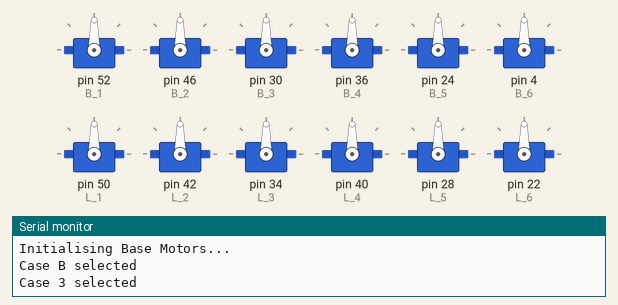
A sketch run on a simulated Arduino Mega 2560, built with avr-gcc and run on an emulated ATmega2560. On the bench: 12 × servo, the last lines printed to the serial monitor.

Above: at 0.23 s.
At 4.26 s:
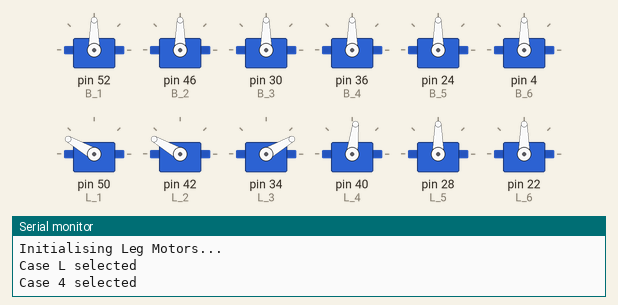
At 7.8 s:
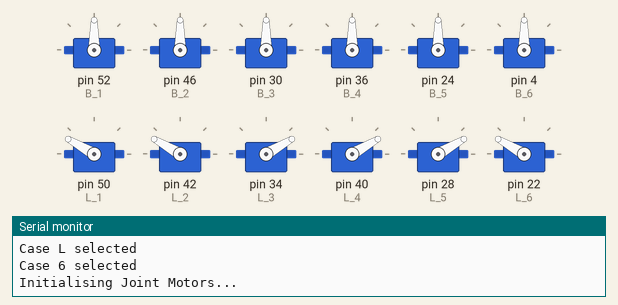
At 14.74 s:
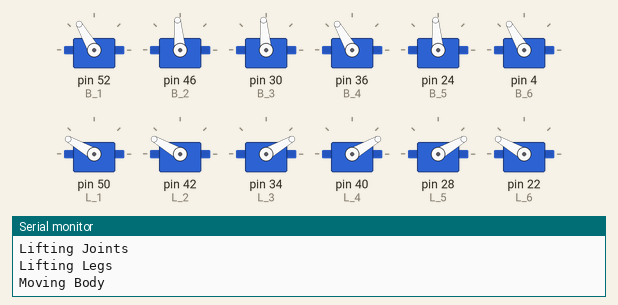
At 21.9 s:
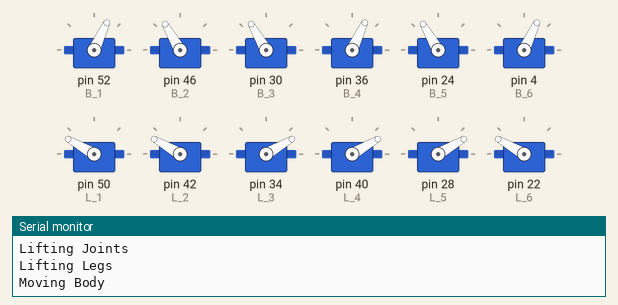
At 38.82 s:
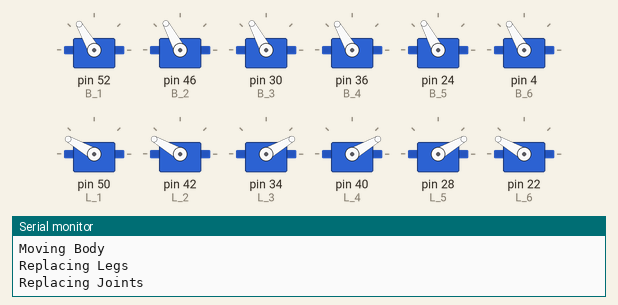
Timing chart, 0 to 40.0 s (numbered marks = the images above):
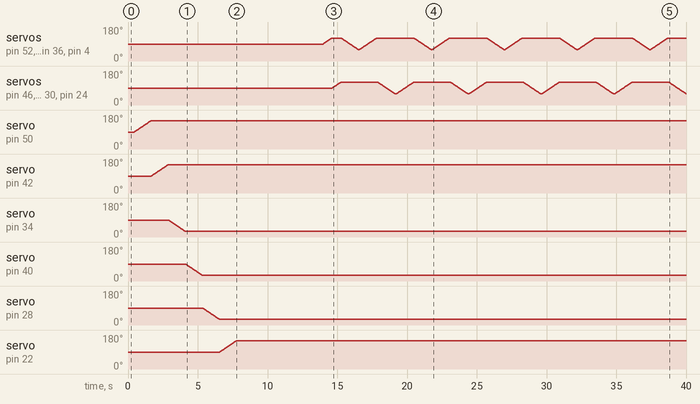

The sketch:

Spider_Gait_1.ino
```cpp
//#define BS1 52
//#define BS2 46
//#define BS3 30
//#define BS4 36
//#define BS5 24
//#define BS6 4     //Analog PWM
//#define JT1 48
//#define JT2 44      //Pin Contacts DIGITAL 15 + ANALOG 3
//#define JT3 32
//#define JT4 38
//#define JT5 26
//#define JT6 2     //Analog PWM
//#define LG1 50
//#define LG2 42
//#define LG3 34
//#define LG4 40
//#define LG5 28
//#define LG6 22    //Analog PWM
//#define initiateB 90    //Initial Angle For First Body Setup
//#define initiateJ 120    //Initial Angle For First Joint Setup
//#define initiateL 120    //Initial Angle For First Leg Setup

#include<Servo.h>

  Servo B_1, B_2, B_3, B_4, B_5, B_6;
  Servo J_1, J_2, J_3, J_4, J_5, J_6;
  Servo L_1, L_2, L_3, L_4, L_5, L_6;     //Declaration Of Servo Motor Objects


  int initiateB=90,initiateJ=130,initiateL=150;   //Stable Angle Values
  int ini_pos[3][6]={90,90,90,90,90,90,90,90,90,90,90,90,90,90,90,90,90,90};        //Declaration Of Initial(Current) Position Array

  int i=0,j=0,pos=0,dly=20;   //Declaration of Delay Value


void movemotor(char ident1,int ident2,int fin_ang)    //Moves Motor, Identified and by the Given Angle
{
  switch(ident1)
  {
    case 'B':
    {    Serial.println("Case B selected ");
      switch(ident2)
      {
        case 1: {Serial.println("Case 1 selected ");
                    if(ini_pos[0][0]==fin_ang) break;
                    else if(ini_pos[0][0]<fin_ang)
                    for(pos=ini_pos[0][0];pos<=fin_ang;pos++)
                    {
                      B_1.write(pos);
                      delay(dly);
                    }
                    else if(ini_pos[0][0]>fin_ang)
                    for(pos=ini_pos[0][0];pos>=fin_ang;pos--)
                    {
                      B_1.write(pos);delay(dly);
                    }
                    ini_pos[0][0]=fin_ang;break;
                  }
        case 2: { Serial.println("Case 2 selected ");
                    if(ini_pos[0][1]==fin_ang) break;
                    else if(ini_pos[0][1]<fin_ang)
                    for(pos=ini_pos[0][1];pos<=fin_ang;pos++)
                    {
                      B_2.write(pos);delay(dly);
                    }
                    else if(ini_pos[0][1]>fin_ang)
                    for(pos=ini_pos[0][1];pos>=fin_ang;pos--)
                    {
                      B_2.write(pos);delay(dly);
                    }
                    ini_pos[0][1]=fin_ang;break;
                  }
        case 3: { Serial.println("Case 3 selected ");
                    if(ini_pos[0][2]==fin_ang) break;
                    else if(ini_pos[0][2]<fin_ang)
                    for(pos=ini_pos[0][2];pos<=fin_ang;pos++)
                    {
                      B_3.write(190-pos);delay(dly);
                    }
                    else if(ini_pos[0][2]>fin_ang)
                    for(pos=ini_pos[0][2];pos>=fin_ang;pos--)
                    {
                      B_3.write(190-pos);delay(dly);
                    }
                    ini_pos[0][2]=fin_ang;break;
                  }
        case 4: { Serial.println("Case 4 selected ");
                    if(ini_pos[0][3]==fin_ang) break;
                    else if(ini_pos[0][3]<fin_ang)
                    for(pos=ini_pos[0][3];pos<=fin_ang;pos++)
                    {
                      B_4.write(180-pos);delay(dly);
                    }
                    else if(ini_pos[0][3]>fin_ang)
                    for(pos=ini_pos[0][3];pos>=fin_ang;pos--)
                    {
                      B_4.write(180-pos);delay(dly);
                    }
                    ini_pos[0][3]=fin_ang;break;
                  }
        case 5:{  Serial.println("Case 5 selected ");
                    if(ini_pos[0][4]==fin_ang) break;
                    else if(ini_pos[0][4]<fin_ang)
                    for(pos=ini_pos[0][4];pos<=fin_ang;pos++)
                    {
                      B_5.write(180-pos);delay(dly);
                    }
                    else if(ini_pos[0][4]>fin_ang)
                    for(pos=ini_pos[0][4];pos>=fin_ang;pos--)
                    {
                      B_5.write(180-pos);delay(dly);
                    }
                    ini_pos[0][4]=fin_ang;break;
                  }
        case 6: { Serial.println("Case 6 selected ");
                    if(ini_pos[0][5]==fin_ang) break;
                    else if(ini_pos[0][5]<fin_ang)
                    for(pos=ini_pos[0][5];pos<=fin_ang;pos++)
                    {
                      B_6.write(pos-18);delay(dly);
                    }
                    else if(ini_pos[0][5]>fin_ang)
                    for(pos=ini_pos[0][5];pos>=fin_ang;pos--)
                    {
                      B_6.write(pos-18);delay(dly);
                    }
                    ini_pos[0][5]=fin_ang;break;
                  }
      }break;
    }

    case 'J':
    {    Serial.println("Case J selected ");
      switch(ident2)
      {
        case 1: { Serial.println("Case 1 selected ");
                    if(ini_pos[1][0]==fin_ang) break;
                    else if(ini_pos[1][0]<fin_ang)
                    for(pos=ini_pos[1][0];pos<=fin_ang;pos++)
                    {
                      J_1.write(pos);delay(dly);
                    }
                    else if(ini_pos[1][0]>fin_ang)
                    for(pos=ini_pos[1][0];pos>=fin_ang;pos--)
                    {
                      J_1.write(pos);delay(dly);
                    }
                    ini_pos[1][0]=fin_ang;break;
                  }
        case 2: { Serial.println("Case 2 selected ");
                    if(ini_pos[1][1]==fin_ang) break;
                    else if(ini_pos[1][1]<fin_ang)
                    for(pos=ini_pos[1][1];pos<=fin_ang;pos++)
                    {
                      J_2.write(pos);delay(dly);
                    }
                    else if(ini_pos[1][1]>fin_ang)
                    for(pos=ini_pos[1][1];pos>=fin_ang;pos--)
                    {
                      J_2.write(pos);delay(dly);
                    }
                    ini_pos[1][1]=fin_ang;break;
                  }
        case 3: { Serial.println("Case 3 selected ");
                    if(ini_pos[1][2]==fin_ang) break;
                    else if(ini_pos[1][2]<fin_ang)
                    for(pos=ini_pos[1][2];pos<=fin_ang;pos++)
                    {
                      J_3.write(170-pos);delay(dly);
                    }
                    else if(ini_pos[1][2]>fin_ang)
                    for(pos=ini_pos[1][2];pos>=fin_ang;pos--)
                    {
                      J_3.write(170-pos);delay(dly);
                    }
                    ini_pos[1][2]=fin_ang;break;
                  }
        case 4: { Serial.println("Case 4 selected ");
                    if(ini_pos[1][3]==fin_ang) break;
                    else if(ini_pos[1][3]<fin_ang)
                    for(pos=ini_pos[1][3];pos<=fin_ang;pos++)
                    {
                      J_4.write(170-pos);delay(dly);
                    }
                    else if(ini_pos[1][3]>fin_ang)
                    for(pos=ini_pos[1][3];pos>=fin_ang;pos--)
                    {
                      J_4.write(170-pos);delay(dly);
                    }
                    ini_pos[1][3]=fin_ang;break;
                  }
        case 5:{ Serial.println("Case 5 selected ");
                    if(ini_pos[1][4]==fin_ang) break;
                    else if(ini_pos[1][4]<fin_ang)
                    for(pos=ini_pos[1][4];pos<=fin_ang;pos++)
                    {
                      J_5.write(160 -pos);delay(dly);
                    }
                    else if(ini_pos[1][4]>fin_ang)
                    for(pos=ini_pos[1][4];pos>=fin_ang;pos--)
                    {
                      J_5.write(160-pos);delay(dly);
                    }
                    ini_pos[1][4]=fin_ang;break;
                  }
        case 6: { Serial.println("Case 6 selected ");
                    if(ini_pos[1][5]==fin_ang) break;
                    else if(ini_pos[1][5]<fin_ang)
                    for(pos=ini_pos[1][5];pos<=fin_ang;pos++)
                    {
                      J_6.write(pos-20);delay(dly);
                    }
                    else if(ini_pos[1][5]>fin_ang)
                    for(pos=ini_pos[1][5];pos>=fin_ang;pos--)
                    {
                      J_6.write(pos-20);delay(dly);
                    }
                    ini_pos[1][5]=fin_ang;break;
                  }
      }break;
    }
        case 'L':
    {  Serial.println("Case L selected ");
      switch(ident2)
      {
        case 1: { Serial.println("Case 1 selected ");
                    if(ini_pos[2][0]==fin_ang) break;
                    else if(ini_pos[2][0]<fin_ang)
                    for(pos=ini_pos[2][0];pos<=fin_ang;pos++)
                    {
                      L_1.write(pos);delay(dly);
                    }
                    else if(ini_pos[2][0]>fin_ang)
                    for(pos=ini_pos[2][0];pos>=fin_ang;pos--)
                    {
                      L_1.write(pos);delay(dly);
                    }
                    ini_pos[2][0]=fin_ang;break;
                  }
        case 2: { Serial.println("Case 2 selected ");
                    if(ini_pos[2][1]==fin_ang) break;
                    else if(ini_pos[2][1]<fin_ang)
                    for(pos=ini_pos[2][1];pos<=fin_ang;pos++)
                    {
                      L_2.write(pos);delay(dly);
                    }
                    else if(ini_pos[2][1]>fin_ang)
                    for(pos=ini_pos[2][1];pos>=fin_ang;pos--)
                    {
                      L_2.write(pos);delay(dly);
                    }
                    ini_pos[2][1]=fin_ang;break;
                  }
        case 3: { Serial.println("Case 3 selected ");
                    if(ini_pos[2][2]==fin_ang) break;
                    else if(ini_pos[2][2]<fin_ang)
                    for(pos=ini_pos[2][2];pos<=fin_ang;pos++)
                    {
                      L_3.write(180-pos);delay(dly);
                    }
                    else if(ini_pos[2][2]>fin_ang)
                    for(pos=ini_pos[2][2];pos>=fin_ang;pos--)
                    {
                      L_3.write(180-pos);delay(dly);
                    }
                    ini_pos[2][2]=fin_ang;break;
                  }
        case 4: { Serial.println("Case 4 selected ");
                    if(ini_pos[2][3]==fin_ang) break;
                    else if(ini_pos[2][3]<fin_ang)
                    for(pos=ini_pos[2][3];pos<=fin_ang;pos++)
                    {
                      L_4.write(180-pos);delay(dly);
                    }
                    else if(ini_pos[2][3]>fin_ang)
                    for(pos=ini_pos[2][3];pos>=fin_ang;pos--)
                    {
                      L_4.write(180-pos);delay(dly);
                    }
                    ini_pos[2][3]=fin_ang;break;
                  }
        case (5):{ Serial.println("Case 5 selected ");
                    if(ini_pos[2][4]==fin_ang) break;
                    else if(ini_pos[2][4]<fin_ang)
                    for(pos=ini_pos[2][4];pos<=fin_ang;pos++)
                    {
                      L_5.write(180-pos);delay(dly);
                    }
                    else if(ini_pos[2][4]>fin_ang)
                    for(pos=ini_pos[2][4];pos>=fin_ang;pos--)
                    {
                      L_5.write(180-pos);delay(dly);
                    }
                    ini_pos[2][4]=fin_ang;break;
                  }
        case (6): { Serial.println("Case 6 selected ");
                    if(ini_pos[2][5]==fin_ang) break;
                    else if(ini_pos[2][5]<fin_ang)
                    for(pos=ini_pos[2][5];pos<=fin_ang;pos++)
                    {
                      L_6.write(pos);delay(dly);
                    }
                    else if(ini_pos[2][5]>fin_ang)
                    for(pos=ini_pos[2][5];pos>=fin_ang;pos--)
                    {
                      L_6.write(pos);delay(dly);
                    }
                    ini_pos[2][5]=fin_ang;break;
                  }
      }break;
    }
  }
}


  void moveleg(int leg, int dir,int angle)          //Moves a Selected Leg Forward or Backward, by a specified angle
  {
    if(dir==1)    //FORWARDS
    switch(leg)
    { Serial.println("Moving Leg Forwards");
      case 1:{Serial.println("Moving Leg");movemotor('J',1,150);movemotor('L',1,60);movemotor('B',1,angle);stablelj();break;}
      case 2:{Serial.println("Moving Leg");movemotor('J',2,150);movemotor('L',2,60);movemotor('B',2,angle);stablelj();break;}
      case 3:{Serial.println("Moving Leg");movemotor('J',3,150);movemotor('L',3,60);movemotor('B',3,angle);stablelj();break;}
      case 4:{Serial.println("Moving Leg");movemotor('J',4,150);movemotor('L',4,60);movemotor('B',4,angle);stablelj();break;}
      case 5:{Serial.println("Moving Leg");movemotor('J',5,150);movemotor('L',5,60);movemotor('B',5,angle);stablelj();break;}
      case 6:{Serial.println("Moving Leg");movemotor('J',6,150);movemotor('L',6,60);movemotor('B',6,angle);stablelj();break;}
    }
    else if(dir==0)     //BACKWARDS
    switch(leg)
    {Serial.println("Moving Leg Backwards");
      case 1:{Serial.println("Moving Leg");movemotor('J',1,150);movemotor('L',1,60);movemotor('B',1,180-angle);stablelj();break;}
      case 2:{Serial.println("Moving Leg");movemotor('J',2,150);movemotor('L',2,60);movemotor('B',2,180-angle);stablelj();break;}
      case 3:{Serial.println("Moving Leg");movemotor('J',3,150);movemotor('L',3,60);movemotor('B',3,180-angle);stablelj();break;}
      case 4:{Serial.println("Moving Leg");movemotor('J',4,150);movemotor('L',4,60);movemotor('B',4,180-angle);stablelj();break;}
      case 5:{Serial.println("Moving Leg");movemotor('J',5,150);movemotor('L',5,60);movemotor('B',5,180-angle);stablelj();break;}
      case 6:{Serial.println("Moving Leg");movemotor('J',6,150);movemotor('L',6,60);movemotor('B',6,180-angle);stablelj();break;}
    }
  }


void stablepos()        //Setting Motors to Initial Stable Angle
{
Serial.println("Initialising Motors...........");
      for(i=1; i<=6; i+= 1)
      {
        Serial.println("Initialising Base Motors...");
        movemotor('B',i,initiateB);    //Body

      }
      for(i=0;i<6;i++)
      ini_pos[0][i]=initiateB;

      stablelj();

 }

      void stablelj()
 {

      for(i=1; i<=6; i+= 1)
      {
        Serial.println("Initialising Leg Motors...");
        movemotor('L',i,initiateL);    //Leg

      }
      for(i=0;i<6;i++)

      ini_pos[2][i]=initiateL;


      for(i=1; i<=6; i+= 1)
      {
        Serial.println("Initialising Joint Motors...");
        movemotor('J',i,initiateJ);    //Joint

      }
      for(i=0;i<6;i++)
      ini_pos[1][i]=initiateJ;


 }

  void gait33(int no_of_steps)   //3+3 Gait Generation
  {
   /*Description: Three Legs move forward, three legs stay stationary. Holding and moving in a V formation. Moves forward by the specified no of steps. */
   stablepos();   //Stabilizing position before commencing gait
   int pos=0;
   while(no_of_steps)
   {
   {

//    moveleg(1,1,120);
//    moveleg(4,1,120);       //Commencement of Gait
//    moveleg(6,1,120);
      Serial.println("Lifting Joints");
      for(pos=ini_pos[1][0];pos<=130;pos++)
      {J_1.write(pos);J_4.write(pos);J_6.write(pos);delay(dly);}
      Serial.println("Lifting Legs");
      for(pos=ini_pos[2][0];pos<=90;pos++)
      {L_1.write(pos);L_4.write(pos);L_6.write(pos);delay(dly);}
      Serial.println("Moving Body");
      for(pos=ini_pos[0][0];pos<=120;pos++)
      {B_1.write(pos);B_4.write(pos);B_6.write(pos);ini_pos[0][0]=120;ini_pos[0][3]=120;ini_pos[0][5]=120;delay(dly);}
      Serial.println("Replacing Legs");
      for(pos=90;pos>=ini_pos[2][0];pos--)
      {L_1.write(pos);L_4.write(pos);L_6.write(pos);delay(dly);}
      Serial.println("Replacing Joints");
      for(pos=130;pos>=ini_pos[1][0];pos--)
      {J_1.write(pos);J_4.write(pos);J_6.write(pos);delay(dly);}


   }

   if(no_of_steps>0)
   {
//   moveleg(3,1,120);
//   moveleg(2,1,120);        //Sustenance Of Gait
//   moveleg(5,1,120);
    Serial.println("Lifting Joints");
    for(pos=ini_pos[1][2];pos<=130;pos++)
    {J_3.write(pos);J_2.write(pos);J_5.write(pos);delay(dly);}
    Serial.println("Lifting Legs");
    for(pos=ini_pos[2][2];pos<=90;pos++)
    {L_3.write(pos);L_2.write(pos);L_5.write(pos);delay(dly);}
    Serial.println("Moving Body");
    for(pos=ini_pos[0][2];pos<=120;pos++)
    {B_3.write(pos);B_2.write(pos);B_5.write(pos);ini_pos[0][1]=120;ini_pos[0][4]=120;ini_pos[0][2]=120;delay(dly);}
    Serial.println("Replacing Legs");
    for(pos=90;pos>=ini_pos[2][2];pos--)
    {L_3.write(pos);L_2.write(pos);L_5.write(pos);delay(dly);}
    Serial.println("Replacing Joints");
    for(pos=130;pos>=ini_pos[1][2];pos--)
    {J_3.write(pos);J_2.write(pos);J_5.write(pos);delay(dly);}


//   moveleg(1,1,60);
//   moveleg(4,1,60);
//   moveleg(6,1,60);

    for(pos=ini_pos[1][0];pos<=130;pos++)
    {J_1.write(pos);J_4.write(pos);J_6.write(pos);delay(dly);}
    for(pos=ini_pos[2][0];pos<=90;pos++)
    {L_1.write(pos);L_4.write(pos);L_6.write(pos);delay(dly);}
    for(pos=ini_pos[0][0];pos>=60;pos--)
    {B_1.write(pos);B_4.write(pos);B_6.write(pos);ini_pos[0][0]=60;ini_pos[0][3]=60;ini_pos[0][5]=60;delay(dly);}
    for(pos=90;pos>=ini_pos[2][2];pos--)
    {L_1.write(pos);L_4.write(pos);L_6.write(pos);delay(dly);}
    for(pos=130;pos>=ini_pos[1][2];pos--)
    {J_1.write(pos);J_4.write(pos);J_6.write(pos);delay(dly);}

   no_of_steps*=-1;
   }
   else
   {
   //moveleg(1,1,120);
   //moveleg(4,1,120);        //Sustenance Of Gait
   //moveleg(6,1,120);

    for(pos=ini_pos[1][0];pos<=130;pos++)
    {J_1.write(pos);J_4.write(pos);J_6.write(pos);delay(dly);}
    for(pos=ini_pos[2][0];pos<=90;pos++)
    {L_1.write(pos);L_4.write(pos);L_6.write(pos);delay(dly);}
    for(pos=ini_pos[0][0];pos<=120;pos++)
    {B_1.write(pos);B_4.write(pos);B_6.write(pos);ini_pos[0][0]=120;ini_pos[0][3]=120;ini_pos[0][5]=120;delay(dly);}
    for(pos=90;pos>=ini_pos[2][0];pos--)
    {L_1.write(pos);L_4.write(pos);L_6.write(pos);delay(dly);}
    for(pos=130;pos>=ini_pos[1][0];pos--)
    {J_1.write(pos);J_4.write(pos);J_6.write(pos);delay(dly);}


   //moveleg(3,1,60);
   //moveleg(2,1,60);
   //moveleg(5,1,60);

    for(pos=ini_pos[1][2];pos<=130;pos++)
    {J_3.write(pos);J_2.write(pos);J_5.write(pos);delay(dly);}
    for(pos=ini_pos[2][2];pos<=90;pos++)
    {L_3.write(pos);L_2.write(pos);L_5.write(pos);delay(dly);}
    for(pos=ini_pos[0][2];pos>=60;pos--)
    {B_3.write(pos);B_2.write(pos);B_5.write(pos);ini_pos[0][1]=60;ini_pos[0][2]=60;ini_pos[0][4]=60;delay(dly);}
    for(pos=90;pos>=ini_pos[2][2];pos--)
    {L_3.write(pos);L_2.write(pos);L_5.write(pos);delay(dly);}
    for(pos=130;pos>=ini_pos[1][2];pos--)
    {J_3.write(pos);J_2.write(pos);J_5.write(pos);delay(dly);}


   no_of_steps*=-1;
   }
   if(no_of_steps>0) no_of_steps--; else no_of_steps++;
  }
  }

  void gait51()   //5+1 Gait Generation
  {
   /*Description: One Leg moves forward, five legs stay stationary. All legs move sequeniallly, in a clockwise manner. */
   stablepos();   //Stabilizing position before commencing gait
   int count,j;
   for(count=1;count<7;count++)         //Initial Gait Pickup
   {
    moveleg(count,1,120);   //Move one motor Forward
    for(j=count-1;j>=0;j--) //Move already moved motors backward in small steps, one step, propelling entire structure forward
    moveleg(j+1,0,10);
   }
   for(count=1;count<7;count++)         //Gait Sustenance
   {
    moveleg(count,1,120);   //Move one motor Forward
    for(j=1;j<=6;j++) //Move already moved motors backward in small steps, one step each time, propelling entire structure forward
    moveleg(j,0,10);
   }
  }

  void gait42()   //4+2 Gait Generation
  {
  /*Description: 2 legs move forward at a time, 4 held stationary. Leg pairs move from forward to backward.*/

  }

  void testall()    //Testing all motors for proper working
  {
    int temp[3][6];
    for(i=0;i<3;i++)        //Copying initial values of angles to temporary matrix, to be restored later
    for(j=0;j<6;j++)
    temp[i][j]=ini_pos[i][j];
    for(i=0;i<3;i++)
    for(j=0;j<6;j++)        //Setting Initial Positions to 0
    ini_pos[i][j]=0;


    movemotor('B',1,90);
    movemotor('B',2,90);
    movemotor('B',3,90);
    movemotor('B',4,90);
    movemotor('B',5,90);
    movemotor('B',6,90);
    movemotor('L',1,90);
    movemotor('L',2,90);
    movemotor('L',3,90);
    movemotor('L',4,90);          //Testing Motor movements
    movemotor('L',5,90);
    movemotor('L',6,90);
    movemotor('J',1,90);
    movemotor('J',2,90);
    movemotor('J',3,90);
    movemotor('J',4,90);
    movemotor('J',5,90);
    movemotor('J',6,90);

    for(i=0;i<3;i++)
    for(j=0;j<6;j++)
    ini_pos[i][j]=temp[i][j];         //Restores Initial Matrix Positions
  }

void setup()
{
  Serial.begin(9600);
  B_1.attach(52);
  B_2.attach(46);
  B_3.attach(30);
  B_4.attach(36);
  B_5.attach(24);
  B_6.attach(4);

  L_1.attach(50);
  L_2.attach(42);
  L_3.attach(34);
  L_4.attach(40);          //ATTACHING MOTOR VARIABLES TO OUTPUT PINS
  L_5.attach(28);
  L_6.attach(22);

  J_1.attach(48);
  J_2.attach(44);
  J_3.attach(32);
  J_4.attach(38);
  J_5.attach(26);
  J_6.attach(2);
//testall();           //Tests all motors from 0-90
stablepos();      //RESETTING MOTOR AT BEGINNING OF PROGRAM TO STABLE STANDING POSITION
//gait51();
gait33(10);
int count=1;
//for(;count<=6;count++)
//{
//  Serial.println("Test Move forwards");moveleg(count,1,120);
//}
//for(count=1;count<=6;count++)
//{
//  Serial.println("Test Move Backwards");moveleg(count,0,90);
//}


}


void loop()
{
  //void initialpos();
  //void gait33();          //Move in 3-3 Gait
}
```

Measured:
- by itself, servo on pin 50 (L_1), servo on pin 42 (L_2), servo on pin 22 (L_6): moves from 90° to 150° over 1.2 s
- by itself, servo on pin 34 (L_3), servo on pin 40 (L_4), servo on pin 28 (L_5): moves from 90° to 30° over 1.2 s
